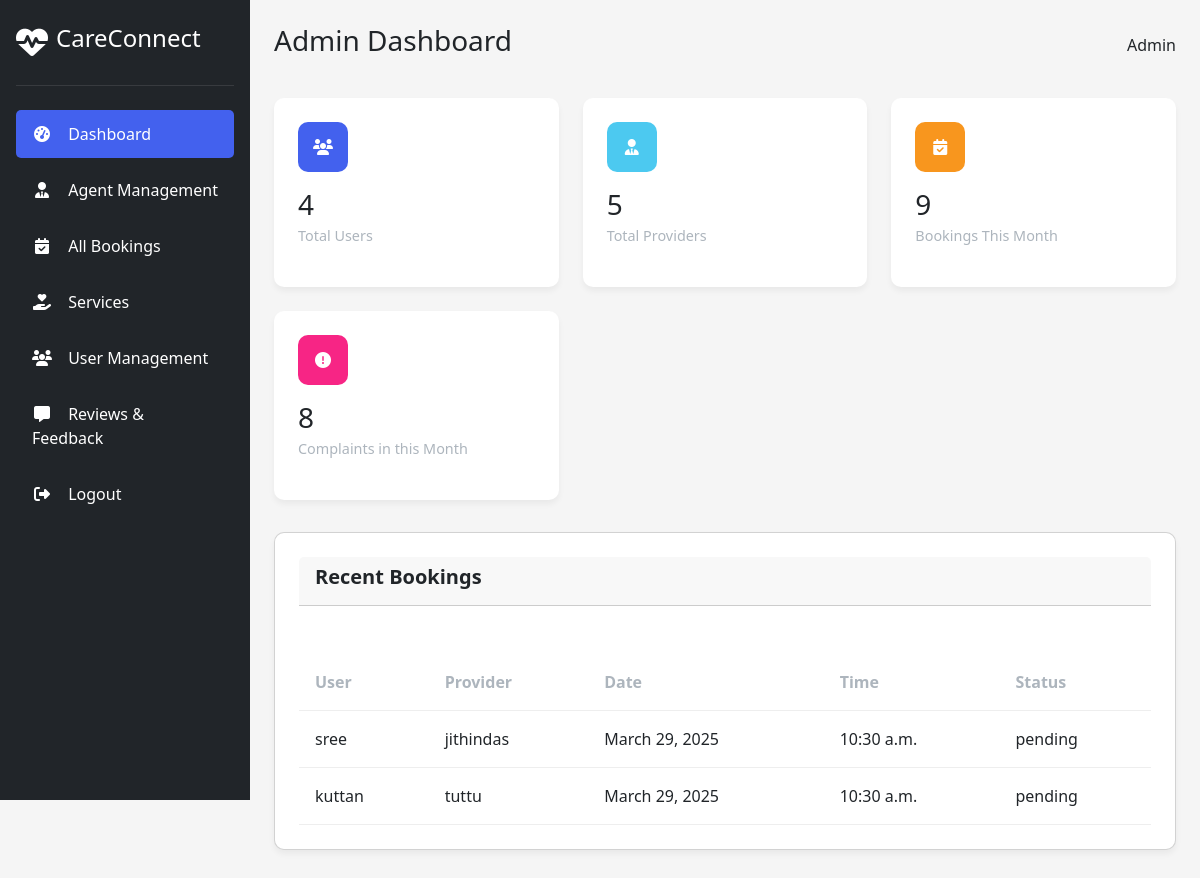
Screenshot of /admins/admins/ (signed in) with the database file from the repository.
### admins/models.py (models this page shows, shortened)
class Booking_Model(models.Model):
    STATUS_CHOICES = [
        ('pending', 'Pending'),
        ('confirmed', 'Confirmed'),
        ('cancelled', 'Cancelled'),
    ]
    customer = models.ForeignKey(User, on_delete=models.CASCADE, related_name='customer_bookings')
    provider = models.ForeignKey(User, on_delete=models.CASCADE, related_name='provider_bookings')
    booking_date = models.DateField(default=timezone.now)
    booking_time = models.TimeField(default=timezone.now)
    status = models.CharField(max_length=20, choices=STATUS_CHOICES, default='pending')
    created_at = models.DateTimeField(auto_now_add=True)
    updated_at = models.DateTimeField(auto_now=True)

class User(AbstractUser):
    user_type = models.CharField(max_length=20, choices=[
        ('customer', 'Customer'),
        ('service_provider', 'Service Provider')
    ])

### admins/views.py (the view)
# urls.py: path('admins/',Admin_View.as_view(),name='admins'),
class Admin_View(LoginRequiredMixin,View):
    def get(self, request):
        total_customers = User.objects.filter(user_type='customer').count()
        active_agents = UserProfile_Model.objects.filter(
            user__user_type='service_provider',
            is_active=True
        ).count()
        now = timezone.now()
        bookings_this_month = Booking_Model.objects.filter(
            created_at__year=now.year,
            created_at__month=now.month
        ).count()
        bookings=Booking_Model.objects.all().order_by('-id')[:2]
        context = {
            'total_customers': total_customers,
            'active_agents': active_agents,
            'bookings_this_month': bookings_this_month,
            'bookings':bookings
        }
        return render(request, 'admin.html', context)

### admins/templates/admin.html (shortened to what this page needs)
<!DOCTYPE html>
<html lang="en">
<head>
    <link rel="stylesheet" href="https://cdn.jsdelivr.net/npm/bootstrap-icons@1.11.3/font/bootstrap-icons.min.css">
    <link href="https://cdn.jsdelivr.net/npm/bootstrap@5.3.3/dist/css/bootstrap.min.css" rel="stylesheet">
    <link rel="stylesheet" href="https://cdnjs.cloudflare.com/ajax/libs/font-awesome/6.4.0/css/all.min.css">
</head>
<body>
    <div class="dashboard">
        <div class="sidebar">
            <a class="menu_a" href="{% url 'home' %}">
            <div class="logo">
                <i class="fas fa-heart-pulse fa-2x"></i>
                <h2>CareConnect</h2>
            </div></a>
            <div class="menu">
                <a class="menu_a" href="{% url 'admins' %}">
                <div class="menu-item active">
                    <i class="fas fa-tachometer-alt"></i>
                    <span>Dashboard</span></a>
                </div>
                <div class="menu-item">
                <a class="menu_a" href="{% url 'all_providers' %}">
                    <i class="fas fa-user-tie"></i>
                    <span>Agent Management</span></a>
                </div>
                <div class="menu-item">
                <a class="menu_a" href="{% url 'manage_bookings' %}">
                    <i class="fas fa-calendar-check"></i>
                    <span>All Bookings</span></a>
                </div>
                <div class="menu-item">
                    <a class="menu_a" href="{% url 'add_services' %}">
                    <i class="fas fa-hand-holding-heart"></i>
                    <span>Services</span></a>
                </div>
                <div class="menu-item">
                    <a class="menu_a" href="{% url 'all_users' %}">
                    <i class="fas fa-users"></i>
                    <span>User Management</span></a>
                </div>
                <div class="menu-item">
                    <a class="menu_a" href="{% url 'complaint_list' %}">
                    <i class="fas fa-comment-alt"></i>
                    <span>Reviews & Feedback</span></a>
                </div>
                <div class="menu-item">
                    <a class="menu_a" href="{% url 'logout' %}">
                    <i class="fas fa-sign-out-alt"></i>
                    <span>Logout</span></a>
                </div>
            </div>
        </div>
        <div class="main-content">
            {% block content %}
            <div class="header">
                <h1>Admin Dashboard</h1>
                <div class="user-profile">
                    <div class="user-info">Admin</div>
                </div>
            </div>
            <div class="stats-container">
                <div class="stat-card">
                    <div class="icon" style="background-color: var(--primary);">
                        <i class="fas fa-users"></i>
                    </div>
                    <h3>{{ total_customers }}</h3>
                    <p>Total Users</p>
                </div>
                <div class="stat-card">
                    <div class="icon" style="background-color: var(--success);">
                        <i class="fas fa-user-tie"></i>
                    </div>
                    <h3>{{ active_agents }}</h3>
                    <p>Total Providers</p>
                </div>
                <div class="stat-card">
                    <div class="icon" style="background-color: var(--warning);">
                        <i class="fas fa-calendar-check"></i>
                    </div>
                    <h3>{{ bookings_this_month }}</h3>
                    <p>Bookings This Month</p>
                </div>
                <div class="stat-card">
                    <div class="icon" style="background-color: var(--danger);">
                        <i class="fas fa-exclamation-circle"></i>
                    </div>
                    <h3>8</h3>
                    <p>Complaints in this Month</p>
                </div>
            </div>
            <div class="card">
                <div class="card-header">
                    <h2 class="card-title">Recent Bookings</h2>
                </div>
                <table>
                    <thead>
                        <tr>
                            <th>User</th>
                            <th>Provider</th>
                            <th>Date</th>
                            <th>Time</th>
                            <th>Status</th>
                        </tr>
                    </thead>
                    <tbody>
                        {% for booking in bookings %}
                        <tr>
                            <td>{{ booking.customer.username }}</td>
                            <td>{{ booking.provider.username }}</td>
                            <td>{{ booking.booking_date }}</td>
                            <td>{{ booking.booking_time }}</td>
                            <td>{{ booking.status }}</td>
                        </tr>
                        {% endfor %}
                    </tbody>
                </table>
            </div>
            {% endblock %}
        </div>
</body>
</html>

### admins/templates/admin.html (style rules this page uses)
:root { --primary: #4361ee; --secondary: #3f37c9; --success: #4cc9f0; --danger: #f72585; --warning: #f8961e; --info: #4895ef; --light: #f8f9fa; --dark: #212529; --gray: #adb5bd; }
* { margin: 0; padding: 0; box-sizing: border-box; font-family: 'Segoe UI', Tahoma, Geneva, Verdana, sans-serif; }
body { background-color: #f5f5f5; color: var(--dark); }
.dashboard { display: flex; min-height: 100vh; }
.sidebar { width: 250px; background-color: var(--dark); color: white; padding: 1rem; position: sticky; top: 0; height: 100vh; overflow-y: auto; }
.logo { display: flex; align-items: center; padding: 0.5rem 0 1.5rem 0; border-bottom: 1px solid rgba(255,255,255,0.1); margin-bottom: 1.5rem; }
.logo h2 { font-size: 1.5rem; margin-left: 0.5rem; }
.menu-item { padding: 0.75rem 1rem; border-radius: 5px; margin-bottom: 0.5rem; cursor: pointer; display: flex; align-items: center; transition: background-color 0.3s; }
.menu-item.active { background-color: var(--primary); }
.menu-item i { margin-right: 0.75rem; width: 20px; text-align: center; }
.main-content { flex: 1; padding: 1.5rem; overflow-y: auto; }
.header { display: flex; justify-content: space-between; align-items: center; margin-bottom: 2rem; }
.header h1 { font-size: 1.75rem; color: var(--dark); }
.user-profile { display: flex; align-items: center; gap: 0.5rem; }
.stats-container { display: grid; grid-template-columns: repeat(auto-fill, minmax(250px, 1fr)); gap: 1.5rem; margin-bottom: 2rem; }
.stat-card { background-color: white; border-radius: 10px; padding: 1.5rem; box-shadow: 0 4px 6px rgba(0,0,0,0.05); display: flex; flex-direction: column; }
.stat-card .icon { width: 50px; height: 50px; border-radius: 10px; display: flex; align-items: center; justify-content: center; margin-bottom: 1rem; color: white; }
.stat-card h3 { font-size: 1.75rem; margin-bottom: 0.25rem; }
.stat-card p { color: var(--gray); font-size: 0.9rem; }
.card { background-color: white; border-radius: 10px; padding: 1.5rem; box-shadow: 0 4px 6px rgba(0,0,0,0.05); margin-bottom: 1.5rem; }
.card-header { display: flex; justify-content: space-between; align-items: center; margin-bottom: 1.5rem; }
.card-title { font-size: 1.25rem; font-weight: 600; }
table { width: 100%; border-collapse: collapse; }
table th, table td { padding: 1rem; text-align: left; border-bottom: 1px solid #eee; }
table th { font-weight: 600; color: var(--gray); }
.menu_a { text-decoration: none; color: white; }

### rows the page displays
Booking_Model: customer.username "sree", provider.username "jithindas", booking_date "March 29, 2025", booking_time "10:30 a.m.", status "pending"
Booking_Model: customer.username "kuttan", provider.username "tuttu", booking_date "March 29, 2025", booking_time "10:30 a.m.", status "pending"

### other values shown
{{ total_customers }} "4"
{{ active_agents }} "5"
{{ bookings_this_month }} "9"
